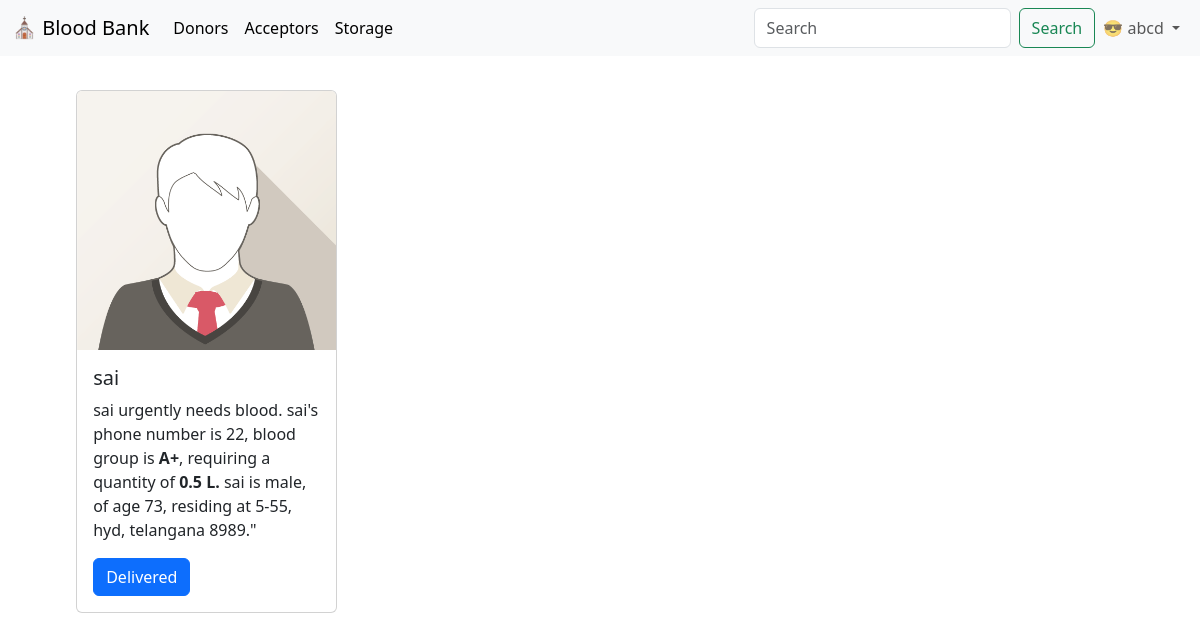
Screenshot of /accept (signed in) with the database file from the repository.
### tables this page shows
CREATE TABLE blood_acceptors (phone_no TEXT PRIMARY KEY, name TEXT, blood_group TEXT, quantity TEXT, gender TEXT, age TEXT, address TEXT, city TEXT, state TEXT, zip TEXT);

### app.py (the view, shortened to what this page needs)
@app.route("/accept", methods=["POST", "GET"])
def accept():
    if 'logged_in' in session and session['logged_in']:
        with sql.connect("database.db") as con:
            cur = con.cursor()
        cur.execute("SELECT * FROM blood_acceptors")
        rows = cur.fetchall()
        con.close()
        return render_template("accept.html", rows=rows, u = session['username'])
    else:
         return redirect(url_for('login'))

### templates/accept.html (shortened to what this page needs)
<!DOCTYPE html>
<html lang="en">
<head>
  <link href="https://cdn.jsdelivr.net/npm/bootstrap@5.3.3/dist/css/bootstrap.min.css" rel="stylesheet">
</head>
<body>
<nav class="navbar navbar-expand-lg bg-body-tertiary">
  <div class="container-fluid">
    <a class="navbar-brand" href="{{url_for('index')}}">&#9962 Blood Bank</a>
    <div class="collapse navbar-collapse" id="navbarSupportedContent">
      <ul class="navbar-nav me-auto mb-2 mb-lg-0">
        <li class="nav-item">
          <a class="nav-link active" aria-current="page" href="{{url_for('donate')}}">Donors</a>
        </li>
        <li class="nav-item">
          <a class="nav-link active" aria-current="page" href="{{url_for('accept')}}">Acceptors</a>
        </li>
        <li class="nav-item">
          <a class="nav-link active" aria-current="page" href="{{url_for('storage')}}">Storage</a>
        </li>
      </ul>
      <form class="d-flex" role="search" >
        <input class="form-control me-2"  type="search" placeholder="Search" aria-label="Search">
        <button class="btn btn-outline-success"  type="submit">Search</button>
        <ul class="navbar-nav me-auto mb-2 mb-lg-0">
<li class="nav-item dropdown">
<a class="nav-link dropdown-toggle" href="#" role="button" data-bs-toggle="dropdown" aria-expanded="false">
  &#128526; {{u}}
</a>
</li>
        </ul>
      </form>
    </div>
  </div>
</nav>
<form action="{{url_for('delivered')}}" method="post">
<div class="container">
  <div class="row">
    {% for row in rows %}
    <div class="col-lg-3 col-md-6 mb-4" style="margin:3%">
      <div class="card">
        <img src="../static/img.png" class="card-img-top" alt="...">
        <div class="card-body">
          <h5 class="card-title">{{row[1]}}</h5>
          <p class="card-text">{{row[1]}} urgently needs blood. {{row[1]}}'s phone number is {{row[0]}}, blood group is <b>{{row[2]}}</b>, requiring a quantity of <b>{{row[3]}} L. </b>{{row[1]}} is {{row[4]}}, of age {{row[5]}}, residing at {{row[6]}}, {{row[7]}}, {{row[8]}} {{row[9]}}."</p>
          <button type="submit" class="btn btn-primary">Delivered</button>
        </div>
      </div>
      </div>
      {% endfor %}
  </div>
</div>
</form>
</body>
</html>

### rows the page displays
blood_acceptors: name "sai", phone_no "22", blood_group "A+", quantity "0.5", gender "male", age "73", address "5-55", city "hyd", state "telangana", zip "8989"

### other values shown
{{ u }} "abcd"
